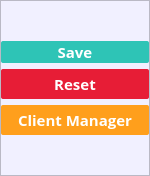
       <widget class="QFrame" name="frame_3">
        <property name="sizePolicy">
         <sizepolicy hsizetype="Expanding" vsizetype="Expanding">
          <horstretch>0</horstretch>
          <verstretch>0</verstretch>
         </sizepolicy>
        </property>
        <property name="minimumSize">
         <size>
          <width>0</width>
          <height>30</height>
         </size>
        </property>
        <property name="maximumSize">
         <size>
          <width>150</width>
          <height>16777215</height>
         </size>
        </property>
        <property name="font">
         <font>
          <family>Open Sans</family>
          <pointsize>11</pointsize>
          <stylestrategy>PreferAntialias</stylestrategy>
         </font>
        </property>
        <property name="styleSheet">
         <string notr="true">background-color: rgb(241, 240, 255);</string>
        </property>
        <property name="frameShape">
         <enum>QFrame::StyledPanel</enum>
        </property>
        <property name="frameShadow">
         <enum>QFrame::Raised</enum>
        </property>
        <layout class="QGridLayout" name="gridLayout_5">
         <property name="leftMargin">
          <number>0</number>
         </property>
         <property name="topMargin">
          <number>0</number>
         </property>
         <property name="rightMargin">
          <number>0</number>
         </property>
         <property name="bottomMargin">
          <number>0</number>
         </property>
         <item row="4" column="0">
          <spacer name="verticalSpacer_2">
           <property name="font">
            <font>
             <family>Open Sans</family>
             <pointsize>11</pointsize>
            </font>
           </property>
           <property name="orientation">
            <enum>Qt::Vertical</enum>
           </property>
           <property name="sizeHint" stdset="0">
            <size>
             <width>20</width>
             <height>40</height>
            </size>
           </property>
          </spacer>
         </item>
         <item row="1" column="0">
          <widget class="QPushButton" name="Save">
           <property name="sizePolicy">
            <sizepolicy hsizetype="Expanding" vsizetype="Expanding">
             <horstretch>0</horstretch>
             <verstretch>0</verstretch>
            </sizepolicy>
           </property>
           <property name="maximumSize">
            <size>
             <width>16777215</width>
             <height>30</height>
            </size>
           </property>
           <property name="font">
            <font>
             <family>Open Sans</family>
             <pointsize>11</pointsize>
             <weight>75</weight>
             <bold>true</bold>
             <stylestrategy>PreferAntialias</stylestrategy>
            </font>
           </property>
           <property name="styleSheet">
            <string notr="true">color: rgb(255, 255, 255);
background-color:rgb(46, 196, 182);
border-radius:2</string>
           </property>
           <property name="text">
            <string>Save</string>
           </property>
           <property name="icon">
            <iconset>
             <normaloff>../../../Resources/Images/plus.png</normaloff>../../../Resources/Images/plus.png</iconset>
           </property>
           <property name="shortcut">
            <string>Ctrl+Return</string>
           </property>
          </widget>
         </item>
         <item row="0" column="0">
          <spacer name="verticalSpacer">
           <property name="font">
            <font>
             <family>Open Sans</family>
             <pointsize>11</pointsize>
            </font>
           </property>
           <property name="orientation">
            <enum>Qt::Vertical</enum>
           </property>
           <property name="sizeHint" stdset="0">
            <size>
             <width>20</width>
             <height>40</height>
            </size>
           </property>
          </spacer>
         </item>
         <item row="2" column="0">
          <widget class="QPushButton" name="Reset">
           <property name="sizePolicy">
            <sizepolicy hsizetype="Expanding" vsizetype="Expanding">
             <horstretch>0</horstretch>
             <verstretch>0</verstretch>
            </sizepolicy>
           </property>
           <property name="minimumSize">
            <size>
             <width>0</width>
             <height>30</height>
            </size>
           </property>
           <property name="maximumSize">
            <size>
             <width>16777215</width>
             <height>30</height>
            </size>
           </property>
           <property name="font">
            <font>
             <family>Open Sans</family>
             <pointsize>11</pointsize>
             <weight>75</weight>
             <bold>true</bold>
             <stylestrategy>PreferAntialias</stylestrategy>
            </font>
           </property>
           <property name="styleSheet">
            <string notr="true">background-color: rgb(231, 29, 54);
color: rgb(255, 255, 255);
border-radius:2;</string>
           </property>
           <property name="text">
            <string>Reset</string>
           </property>
          </widget>
         </item>
         <item row="3" column="0">
          <widget class="QPushButton" name="clientManager">
           <property name="sizePolicy">
            <sizepolicy hsizetype="Expanding" vsizetype="Expanding">
             <horstretch>0</horstretch>
             <verstretch>0</verstretch>
            </sizepolicy>
           </property>
           <property name="minimumSize">
            <size>
             <width>0</width>
             <height>30</height>
            </size>
           </property>
           <property name="maximumSize">
            <size>
             <width>16777215</width>
             <height>30</height>
            </size>
           </property>
           <property name="font">
            <font>
             <family>Open Sans</family>
             <pointsize>11</pointsize>
             <weight>75</weight>
             <bold>true</bold>
             <stylestrategy>PreferAntialias</stylestrategy>
            </font>
           </property>
           <property name="styleSheet">
            <string notr="true">background-color: rgb(255, 159, 28);
color: rgb(255, 255, 255);
border-radius:2;</string>
           </property>
           <property name="text">
            <string>Client Manager</string>
           </property>
          </widget>
         </item>
        </layout>
       </widget>
